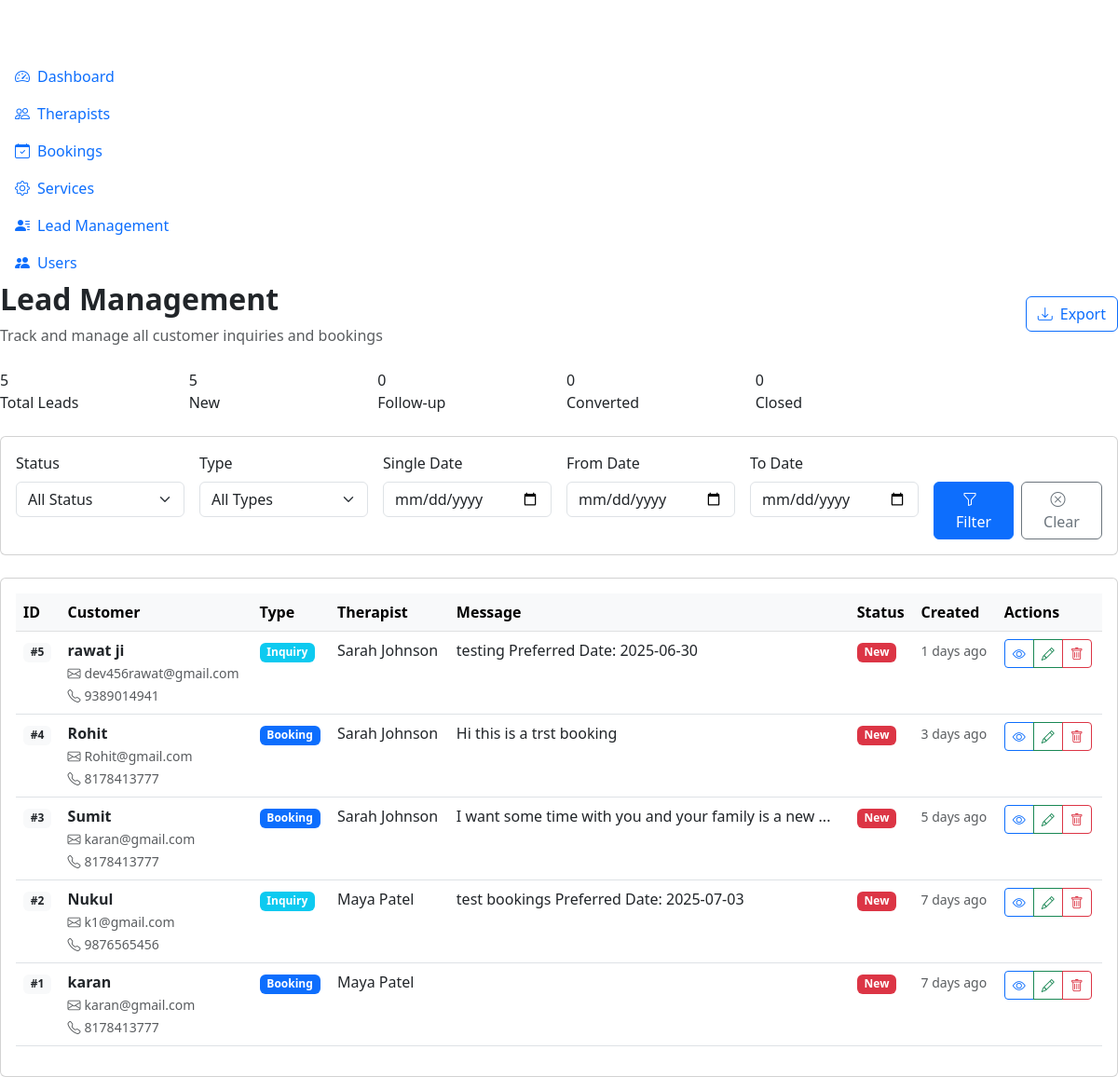
The app's page /admin/leads.php (signed in) with its own data.
### tables this page shows
CREATE TABLE `leads` (
  `id` int(11) NOT NULL,
  `type` enum('inquiry','booking','whatsapp','contact') NOT NULL,
  `therapist_id` int(11) DEFAULT NULL,
  `full_name` varchar(100) NOT NULL,
  `email` varchar(100) NOT NULL,
  `phone` varchar(20) NOT NULL,
  `message` text DEFAULT NULL,
  `status` enum('new','follow_up','converted','closed') DEFAULT 'new',
  `admin_notes` text DEFAULT NULL,
  `created_at` timestamp NOT NULL DEFAULT current_timestamp(),
  `updated_at` timestamp NOT NULL DEFAULT current_timestamp() ON UPDATE current_timestamp()
);

CREATE TABLE `therapists` (
  `id` int(11) NOT NULL,
  `name` varchar(100) NOT NULL,
  `price_per_session` decimal(10,2) NOT NULL,
  `height` varchar(20) DEFAULT NULL,
  `weight` varchar(20) DEFAULT NULL,
  `description` text DEFAULT NULL,
  `availability_slots` text DEFAULT NULL,
  `main_image` varchar(255) DEFAULT NULL,
  `status` enum('active','inactive') DEFAULT 'active',
  `created_at` timestamp NOT NULL DEFAULT current_timestamp(),
  `updated_at` timestamp NOT NULL DEFAULT current_timestamp() ON UPDATE current_timestamp()
);

### includes/database.php (called while the page is built, shortened)
<?php
class Database {
    private static $instance = null;
    private $connection;
    private function __construct() {
        try {
            $this->connection = new PDO(
                "mysql:host=" . DB_HOST . ";dbname=" . DB_NAME . ";charset=utf8mb4",
                DB_USER,
                DB_PASS,
                [
                    PDO::ATTR_ERRMODE => PDO::ERRMODE_EXCEPTION,
                    PDO::ATTR_DEFAULT_FETCH_MODE => PDO::FETCH_ASSOC,
                    PDO::ATTR_EMULATE_PREPARES => false
                ]
            );
        } catch(PDOException $e) {
            die("Database connection failed: " . $e->getMessage());
        }
    }
    public static function getInstance() {
        if (self::$instance === null) {
            self::$instance = new self();
        }
        return self::$instance;
    }
    public function prepare($sql) {
        return $this->connection->prepare($sql);
    }
}
function getDB() {
    return Database::getInstance();
}
?>

### includes/functions.php (called while the page is built, shortened)
<?php
require_once 'database.php';
function timeAgo($datetime) {
    $time = time() - strtotime($datetime);
    if ($time < 2592000) return floor($time / 86400) . ' days ago';
    return date('M j, Y', strtotime($datetime));
}
?>

### admin/leads.php (the view, shortened to what this page needs)
<?php
require_once '../includes/functions.php';
$statusFilter = $_GET['status'] ?? 'all';
$typeFilter = $_GET['type'] ?? 'all';
$dateFilter = $_GET['date'] ?? '';
$dateFrom = $_GET['date_from'] ?? '';
$dateTo = $_GET['date_to'] ?? '';
$whereConditions = [];
$params = [];
$whereClause = !empty($whereConditions) ? 'WHERE ' . implode(' AND ', $whereConditions) : '';
$db = getDB();
$stmt = $db->prepare("
    SELECT l.*, t.name as therapist_name
    FROM leads l
    LEFT JOIN therapists t ON l.therapist_id = t.id
    $whereClause
    ORDER BY l.created_at DESC
");
$stmt->execute($params);
$leads = $stmt->fetchAll();
$stats = [
    'total' => 0,
    'new' => 0,
    'follow_up' => 0,
    'converted' => 0,
    'closed' => 0
];
$statsStmt = $db->prepare("
    SELECT status, COUNT(*) as count
    FROM leads
    GROUP BY status
");
$statsStmt->execute();
$statsResults = $statsStmt->fetchAll();
foreach ($statsResults as $stat) {
    $stats['total'] += $stat['count'];
    $stats[$stat['status']] = $stat['count'];
}
?>
<?php include 'includes/admin_header.php'; ?>
<div class="admin-content">
    <div class="d-flex justify-content-between align-items-center mb-4">
        <div>
            <h2 class="fw-bold">Lead Management</h2>
            <p class="text-muted mb-0">Track and manage all customer inquiries and bookings</p>
        </div>
        <div class="d-flex gap-2">
            <button class="btn btn-outline-primary" onclick="exportLeads()">
                <i class="bi bi-download me-2"></i>Export
            </button>
        </div>
    </div>
    <div class="row g-3 mb-4">
        <div class="col-lg-2 col-md-4 col-sm-6">
            <div class="stat-card">
                <div class="stat-number"><?php echo $stats['total']; ?></div>
                <div class="stat-label">Total Leads</div>
            </div>
        </div>
        <div class="col-lg-2 col-md-4 col-sm-6">
            <div class="stat-card stat-new">
                <div class="stat-number"><?php echo $stats['new']; ?></div>
                <div class="stat-label">New</div>
            </div>
        </div>
        <div class="col-lg-2 col-md-4 col-sm-6">
            <div class="stat-card stat-follow-up">
                <div class="stat-number"><?php echo $stats['follow_up']; ?></div>
                <div class="stat-label">Follow-up</div>
            </div>
        </div>
        <div class="col-lg-2 col-md-4 col-sm-6">
            <div class="stat-card stat-converted">
                <div class="stat-number"><?php echo $stats['converted']; ?></div>
                <div class="stat-label">Converted</div>
            </div>
        </div>
        <div class="col-lg-2 col-md-4 col-sm-6">
            <div class="stat-card stat-closed">
                <div class="stat-number"><?php echo $stats['closed']; ?></div>
                <div class="stat-label">Closed</div>
            </div>
        </div>
    </div>
    <div class="card mb-4">
        <div class="card-body">
            <form method="GET" class="row g-3">
                <div class="col-md-2">
                    <label class="form-label">Status</label>
                    <select class="form-select" name="status">
                        <option value="all" <?php echo $statusFilter === 'all' ? 'selected' : ''; ?>>All Status</option>
                    </select>
                </div>
                <div class="col-md-2">
                    <label class="form-label">Type</label>
                    <select class="form-select" name="type">
                        <option value="all" <?php echo $typeFilter === 'all' ? 'selected' : ''; ?>>All Types</option>
                    </select>
                </div>
                <div class="col-md-2">
                    <label class="form-label">Single Date</label>
                    <input type="date" class="form-control" name="date" value="<?php echo $dateFilter; ?>">
                </div>
                <div class="col-md-2">
                    <label class="form-label">From Date</label>
                    <input type="date" class="form-control" name="date_from" value="<?php echo $dateFrom; ?>">
                </div>
                <div class="col-md-2">
                    <label class="form-label">To Date</label>
                    <input type="date" class="form-control" name="date_to" value="<?php echo $dateTo; ?>">
                </div>
                <div class="col-md-2">
                    <label class="form-label">&nbsp;</label>
                    <div class="d-flex gap-2">
                        <button type="submit" class="btn btn-primary">
                            <i class="bi bi-funnel me-2"></i>Filter
                        </button>
                        <a href="leads.php" class="btn btn-outline-secondary">
                            <i class="bi bi-x-circle me-2"></i>Clear
                        </a>
                    </div>
                </div>
            </form>
        </div>
    </div>
    <div class="card">
        <div class="card-body">
            <?php if (empty($leads)): ?>
                <div class="text-center py-5">
                    <i class="bi bi-person-lines-fill display-4 text-muted"></i>
                    <h5 class="text-muted mt-3">No leads found</h5>
                    <p class="text-muted">Leads will appear here when customers submit inquiries.</p>
                </div>
            <?php else: ?>
                <div class="table-responsive">
                    <table class="table table-hover">
                        <thead class="table-light">
                            <tr>
                                <th>ID</th>
                                <th>Customer</th>
                                <th>Type</th>
                                <th>Therapist</th>
                                <th class="d-none d-md-table-cell">Message</th>
                                <th>Status</th>
                                <th class="d-none d-lg-table-cell">Created</th>
                                <th>Actions</th>
                            </tr>
                        </thead>
                        <tbody>
                            <?php foreach ($leads as $lead): ?>
                                <tr>
                                    <td>
                                        <span class="badge bg-light text-dark">#<?php echo $lead['id']; ?></span>
                                    </td>
                                    <td>
                                        <div>
                                            <strong><?php echo htmlspecialchars($lead['full_name']); ?></strong><br>
                                            <small class="text-muted">
                                                <i class="bi bi-envelope me-1"></i><?php echo htmlspecialchars($lead['email']); ?><br>
                                                <i class="bi bi-telephone me-1"></i><?php echo htmlspecialchars($lead['phone']); ?>
                                            </small>
                                        </div>
                                    </td>
                                    <td>
                                        <span class="badge bg-<?php
                                            echo match($lead['type']) {
                                                'booking' => 'primary',
                                                'inquiry' => 'info',
                                                'whatsapp' => 'success',
                                                'contact' => 'warning',
                                                default => 'secondary'
                                            };
                                        ?>">
                                            <?php echo ucfirst($lead['type']); ?>
                                        </span>
                                    </td>
                                    <td>
                                        <?php echo htmlspecialchars($lead['therapist_name'] ?? 'N/A'); ?>
                                    </td>
                                    <td class="d-none d-md-table-cell">
                                        <div class="message-preview">
                                            <?php echo htmlspecialchars(substr($lead['message'] ?? '', 0, 50)); ?>
                                            <?php if (strlen($lead['message'] ?? '') > 50) echo '...'; ?>
                                        </div>
                                    </td>
                                    <td>
                                        <span class="badge bg-<?php
                                            echo match($lead['status']) {
                                                'new' => 'danger',
                                                'follow_up' => 'warning',
                                                'converted' => 'success',
                                                'closed' => 'secondary',
                                                default => 'secondary'
                                            };
                                        ?>">
                                            <?php echo ucfirst(str_replace('_', ' ', $lead['status'])); ?>
                                        </span>
                                    </td>
                                    <td class="d-none d-lg-table-cell">
                                        <small class="text-muted"><?php echo timeAgo($lead['created_at']); ?></small>
                                    </td>
                                    <td>
                                        <div class="btn-group btn-group-sm">
                                            <button class="btn btn-outline-primary" onclick="viewLead(<?php echo $lead['id']; ?>)" title="View Details">
                                                <i class="bi bi-eye"></i>
                                            </button>
                                            <button class="btn btn-outline-success" onclick="updateLeadStatus(<?php echo $lead['id']; ?>)" title="Update Status">
                                                <i class="bi bi-pencil"></i>
                                            </button>
                                            <button class="btn btn-outline-danger" onclick="deleteLead(<?php echo $lead['id']; ?>)" title="Delete">
                                                <i class="bi bi-trash"></i>
                                            </button>
                                        </div>
                                    </td>
                                </tr>
                            <?php endforeach; ?>
                        </tbody>
                    </table>
                </div>
            <?php endif; ?>
        </div>
    </div>
</div>
<?php
include 'includes/admin_footer.php';
?>

### records on screen
leads: id "5", full_name "rawat ji", email "dev456rawat@gmail.com", phone "9389014941", type "Inquiry", therapist.name "Sarah Johnson", message "testing Preferred Date: 2025-06-30", status "New", created_at "1 days ago"
leads: id "4", full_name "Rohit", email "Rohit@gmail.com", phone "8178413777", type "Booking", therapist.name "Sarah Johnson", message "Hi this is a trst booking", status "New", created_at "3 days ago"
leads: id "3", full_name "Sumit", email "karan@gmail.com", phone "8178413777", type "Booking", therapist.name "Sarah Johnson", message "I want some time with you and your family is a new", status "New", created_at "5 days ago"
leads: id "2", full_name "Nukul", email "k1@gmail.com", phone "9876565456", type "Inquiry", therapist.name "Maya Patel", message "test bookings Preferred Date: 2025-07-03", status "New", created_at "7 days ago"
leads: id "1", full_name "karan", email "karan@gmail.com", phone "8178413777", type "Booking", therapist.name "Maya Patel", status "New", created_at "7 days ago"

### other values on screen
$stats['total'] "5"
$stats['new'] "5"
$stats['follow_up'] "0"
$stats['converted'] "0"
$stats['closed'] "0"
